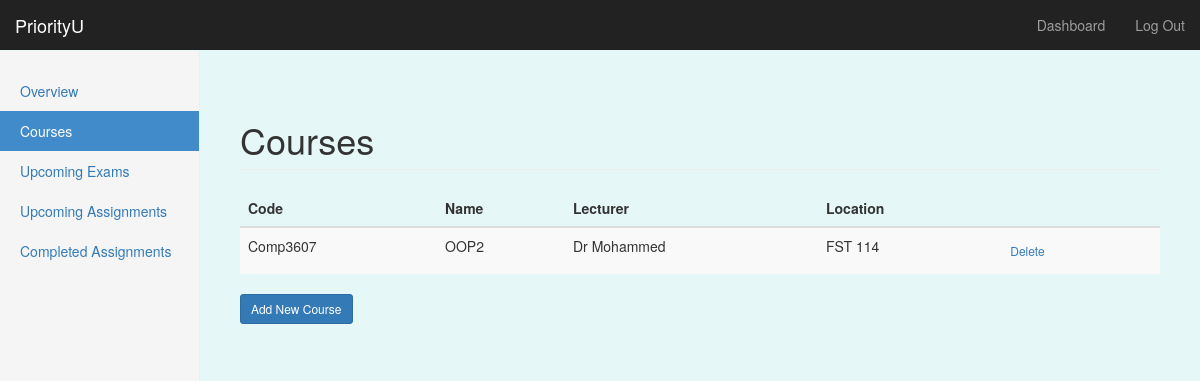
The page /dashboard/courses (signed in) on the database as committed earlier.
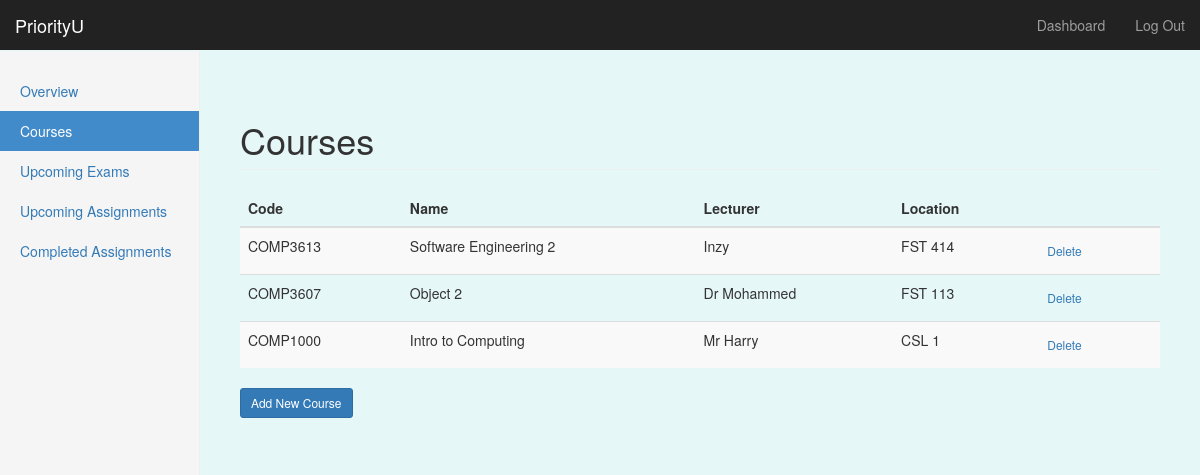
The same page on the database as committed later.
### priorityU/models/models.py (models this page shows, shortened)
class Courses(db.Model):
    __tablename__ = 'courses'
    c_id = db.Column(db.Integer, primary_key=True)
    course_code = db.Column(db.String, nullable=False)
    course_name = db.Column(db.String, nullable=False)
    lecturer = db.Column(db.String, nullable=False)
    location = db.Column(db.String, nullable=False)
    user_id = db.Column(db.Integer, db.ForeignKey('users.id'))

### priorityU/routes.py (the view)
@app.route('/dashboard/courses')
@login_required
def courses():
    user_courses = Courses.query.filter_by(user_id=current_user.get_id()).order_by(Courses.course_code.desc()).all()
    return render_template('courses.html', name=current_user.username, courses=user_courses,add_state=False,edit_state=False, form=None)

### priorityU/routes.py (called while the page is built)
@login_manager.user_loader
def load_user(user_id):
    return User.query.get(int(user_id))

### priorityU/templates/courses.html (shortened to what this page needs)
{% extends "bootstrap/base.html" %}
{% import "bootstrap/wtf.html" as wtf %}
{% block styles %}
{{super()}}
<link rel="stylesheet" href="{{url_for('.static', filename='style.css')}}">
{% endblock %}
{% block content %}
    <nav class="navbar navbar-inverse navbar-fixed-top">
      <div class="container-fluid">
        <div class="navbar-header">
          <a class="navbar-brand" href="#">PriorityU</a>
        </div>
        <div id="navbar" class="navbar-collapse collapse">
          <ul class="nav navbar-nav navbar-right">
            <li><a href="#">Dashboard</a></li>
            <li><a href="{{ url_for('logout') }}">Log Out</a></li>
          </ul>
        </div>
      </div>
    </nav>
    <div class="container-fluid">
      <div class="row">
        <div class="col-sm-3 col-md-2 sidebar">
          <ul class="nav nav-sidebar">
              <li {% if request.endpoint == 'dashboard' %} class="active" {% endif %}> <a href="{{url_for('dashboard')}}">Overview</a></li>
              <li {% if request.endpoint == 'courses' %} class="active" {% endif %}><a href="{{url_for('courses')}}" id="tab2-id">Courses</a></li>
              <li {% if request.endpoint == 'exams' %} class="active" {% endif %}><a href="{{url_for('exams')}}">Upcoming Exams</a></li>
              <li {% if request.endpoint == 'assignments' %} class="active" {% endif %}><a href="{{url_for('assignments')}}">Upcoming Assignments</a></li>
              <li {% if request.endpoint == 'completed' %} class="active" {% endif %} ><a href="{{url_for('completed')}}">Completed Assignments</a></li>
          </ul>
        </div>
       {% if add_state and form %}
       <div class="col-sm-4 col-md-offset-2 main">
         <form class="form-signin" method="POST">
            <h2 class="form-signin-heading">Add Course</h2>
            {{ form.hidden_tag() }}
            {{ wtf.form_field(form.code) }}
            {{ wtf.form_field(form.title) }}
            {{ wtf.form_field(form.lecturer) }}
            {{ wtf.form_field(form.location) }}
            <button class="btn btn-sm btn-primary" type="submit">Create</button>
            <a href="{{ url_for('courses') }}">Cancel</a>
         </form>
       <div class="col-sm-4 col-md-offset-2 main">
       {% else %}
       <div class="col-sm-9 col-sm-offset-3 col-md-10 col-md-offset-2 main">
          <h1 class="page-header">Courses</h1>
          <table class="table table-striped table-hover">
            <thead class="thead-dark">
                <tr>
                    <th>Code</th><th>Name</th><th>Lecturer</th><th>Location</th><th></th>
                </tr>
            </thead>
            <tbody>
                {% for c in courses %}
                <tr>
                    <td>{{c.course_code}}</td>
                    <td>{{c.course_name}}</td>
                    <td>{{c.lecturer}}</td>
                    <td>{{c.location}}</td>
                    <td>
                      <a href='/dashboard/courses/{{c.c_id}}' class="btn btn-secondary btn-sm">Delete</a>
                    </td>
                </tr>
                {% endfor %}
            </tbody>
          </table>
       <h4><a href="{{ url_for('addCourse') }}" class="btn btn-primary btn-sm">Add New Course</a></h4>
      </div>
      {% endif %}
      </div>
    </div>
{% endblock %}

Rows that differ between the two databases and show on the page:
removed Courses: course_code "Comp3607", course_name "OOP2", lecturer "Dr Mohammed", location "FST 114"
added Courses: course_code "COMP3613", course_name "Software Engineering 2", lecturer "Inzy", location "FST 414"
added Courses: course_code "COMP3607", course_name "Object 2", lecturer "Dr Mohammed", location "FST 113"
added Courses: course_code "COMP1000", course_name "Intro to Computing", lecturer "Mr Harry", location "CSL 1"
